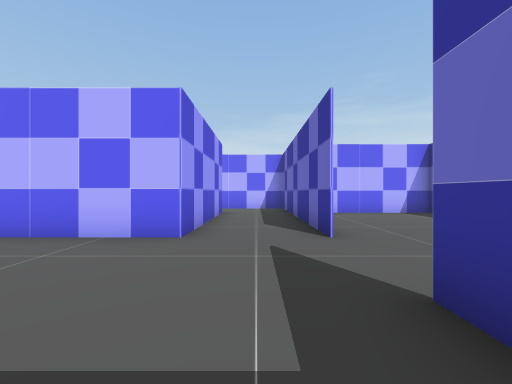
View 1 (above)

16 first-person views from a walk through a scene from a Unity 3-D project. The camera is 1.5 m above the floor, looks level and sees 90° across. The floor is counted in squares, 2 m on a side. Each view is taken from the middle of a square. On the plan, view 1 faces up. The plan holds only what a view shows up to about 9 squares ahead; the rest is blank. The place goes on beyond the plan. The player is left out. Some animated figures are not drawn.

View 2
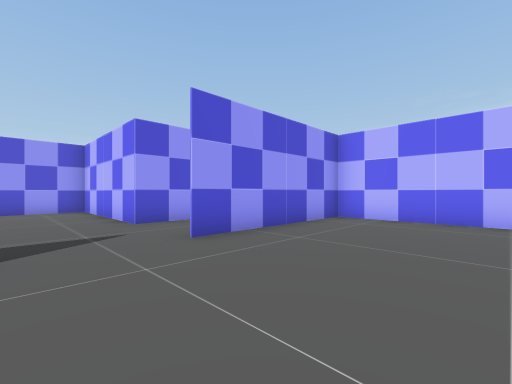

View 3
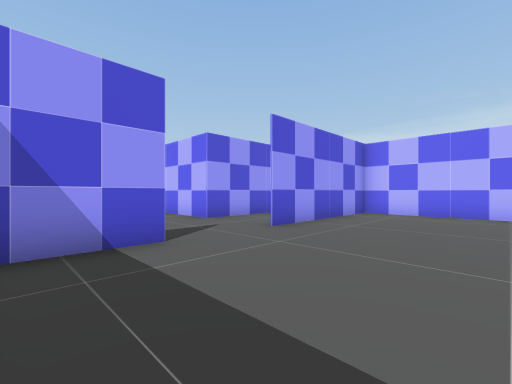

View 4
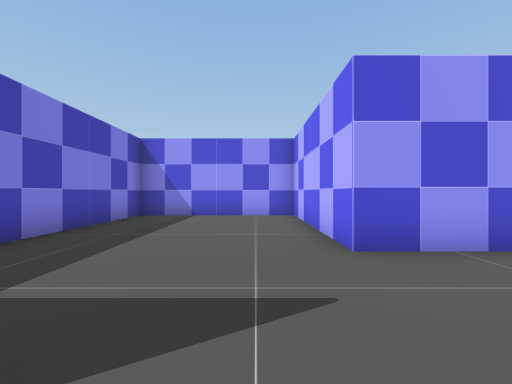

View 5
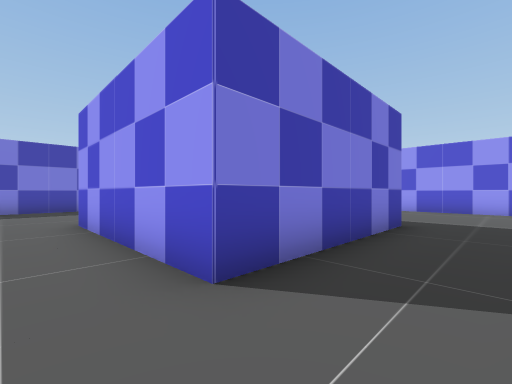

View 6
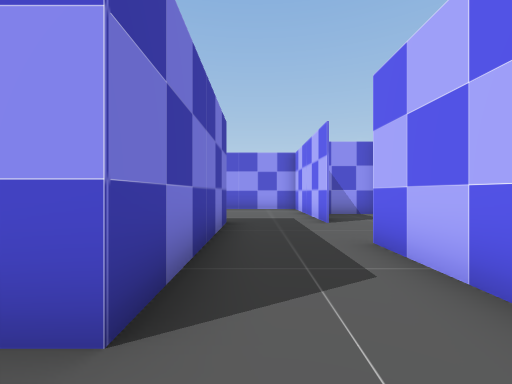

View 7
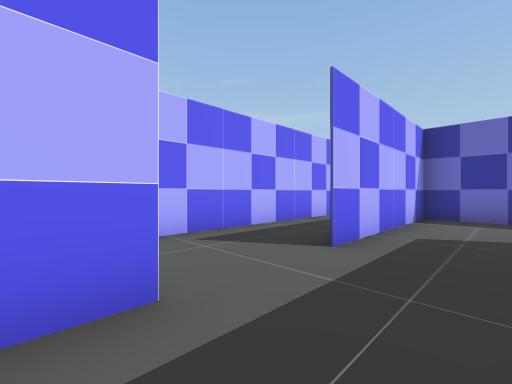

View 8
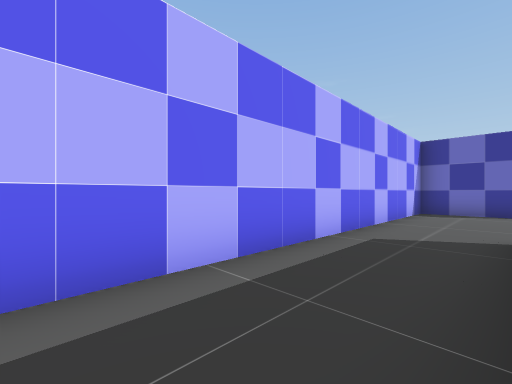

View 9
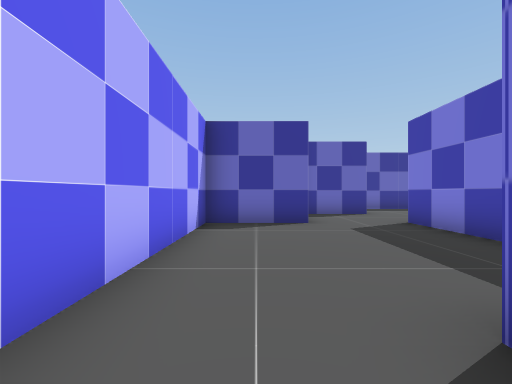

View 10
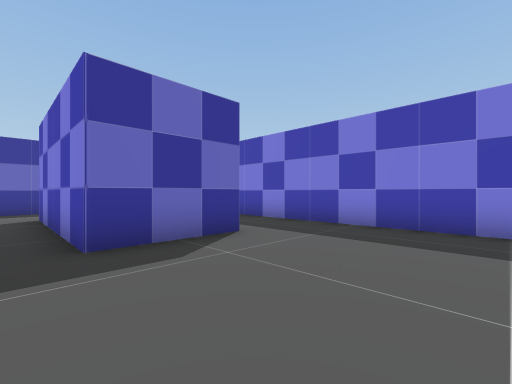

View 11
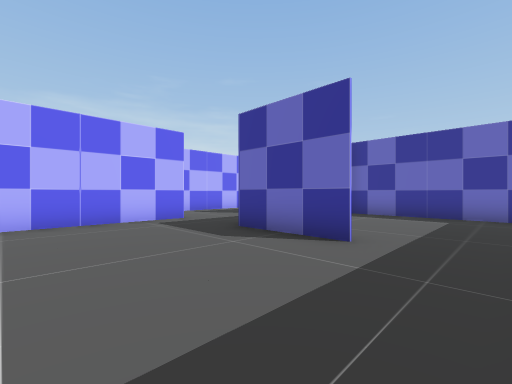

View 12
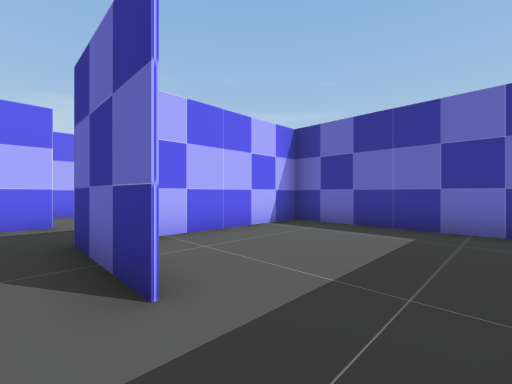

View 13
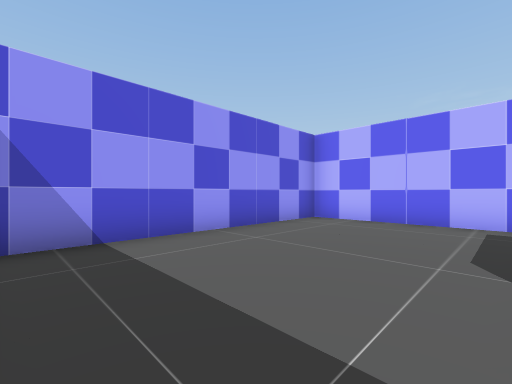

View 14
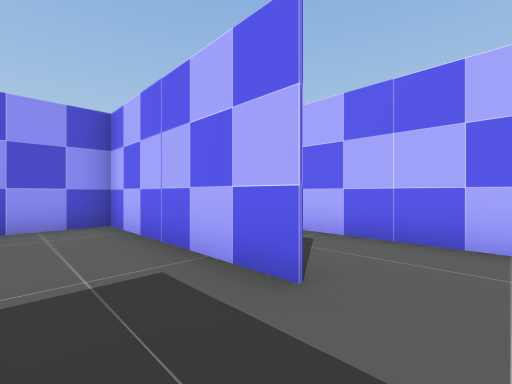

View 15
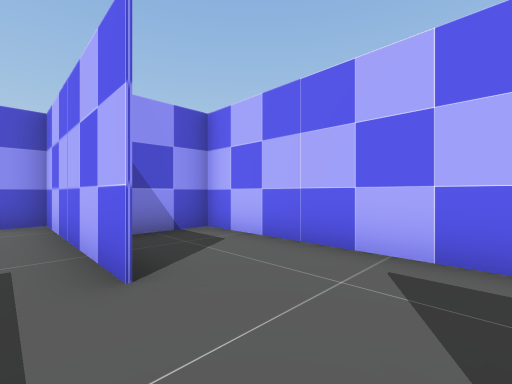

View 16
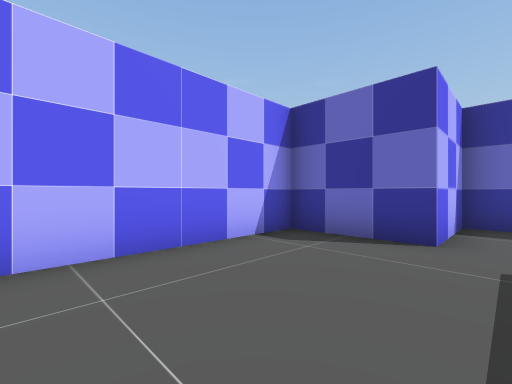

### Floor plan
Ten units are one square. View 1 is at (0, 0); x grows to the right and y downward. Boxes are objects, and circles mark ways between rooms. Rooms are numbered by the first view taken in them; rooms with no view inside come last. Other rooms are left out.
<svg viewBox="-117 -147 209 159">
<path fill="none" stroke="#000" d="M-12 -42 -62 -42 -62 7 0 7M13 -19 13 0M12 -11 12 -19M50 -92 13 -92 13 -41M39 -93 64 -93M-63 -93 -12 -93 -12 -42M12 -41 12 -117 -39 -117M87 -91 87 -117 62 -117 62 -142 -87 -142 -87 -125M-63 -66 -63 -93M-61 -117 -112 -117 -112 -50M-100 -43 -55 -43M-55 -43 -35 -43M-13 -50 -13 -92 -51 -92"/>
<circle cx="5" cy="-25" r="3" fill="#2a7"/>
<circle cx="0" cy="-50" r="3" fill="#2a7"/>
<circle cx="-60" cy="-105" r="3" fill="#2a7"/>
<circle cx="-60" cy="-55" r="3" fill="#2a7"/>
<text x="-30" y="-10">1</text>
<text x="30" y="-40">2</text>
<text x="0" y="-110">3</text>
<text x="-80" y="-80">4</text>
<text x="-40" y="-70">5</text>
</svg>
Room 1 opens to room 2. Room 2 opens to room 3. Room 3 opens to room 4. Room 4 opens to room 5.

Where each view was taken, in squares from view 1:
view 1: 0 up, 0 right, facing up
view 2: 2 up, 5 right, facing up-left
view 3: 0 up, 5 right, facing up-left
view 4: 3 up, 2 right, facing left
view 5: 11 up, 0 right, facing down-left
view 6: 10 up, 0 right, facing left
view 7: 10 up, 7 left, facing up-right
view 8: 12 up, 4 left, facing up-right
view 9: 13 up, 0 right, facing right
view 10: 10 up, 10 left, facing down-right
view 11: 5 up, 10 left, facing up-right
view 12: 5 up, 7 left, facing up-right
view 13: 5 up, 7 left, facing up-left
view 14: 10 up, 5 left, facing up-left
view 15: 11 up, 4 left, facing up-left
view 16: 11 up, 2 right, facing up-right
